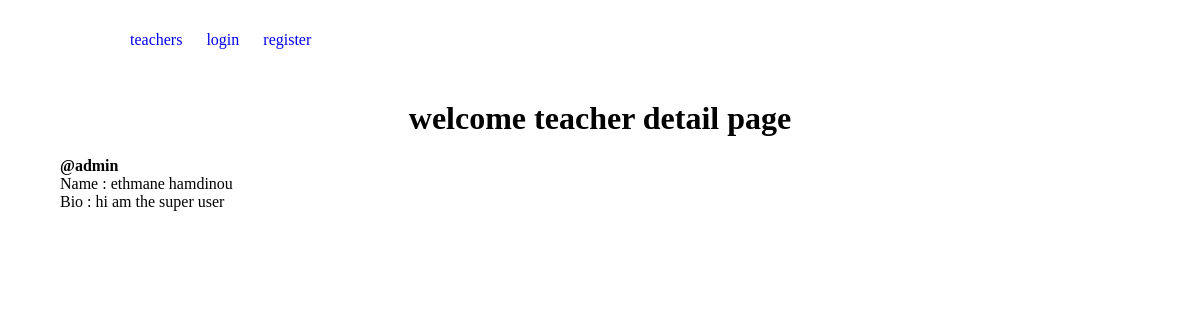
Page /teachers/1 on the committed database.
### account/models.py (models this page shows, shortened)
class Profile(models.Model):
    user = models.OneToOneField(User, on_delete=models.CASCADE)
    first_name = models.CharField(max_length=200, null=True)
    last_name = models.CharField(max_length=200, null=True)
    username = models.CharField(max_length=200, null=True, unique=True)
    email = models.EmailField(max_length=200)
    bio = models.TextField()

### account/views.py (the view)
# urls.py: path('teachers/<str:pk>', views.teacher_d, name='profile_d'),
def teacher_d(request, pk):
    profile = Profile.objects.get(id=pk)
    return render(request, 'profile_d.html', {'profile':profile})

### account/templates/profile_d.html
{% extends 'index.html'%}
{% load static%}
{% block body%}
<div class="container">
    <h1>welcome teacher detail page</h1>
    <h4>@{{profile.user}}</h4>
    <p>Name : {{profile.first_name}} {{profile.last_name}}</p>
    <p>Bio : {{profile.bio}}</p>
</div>
{% endblock body%}

### account/static/css/style.css (style rules this page uses)
* { margin:0; padding: 0; }
.container { width: 90%; margin: 0 auto; }
.container h1 { text-align: center; margin: 20px; }

### rows in the picture
Profile: user "admin", first_name "ethmane", last_name "hamdinou", bio "hi am the super user"
